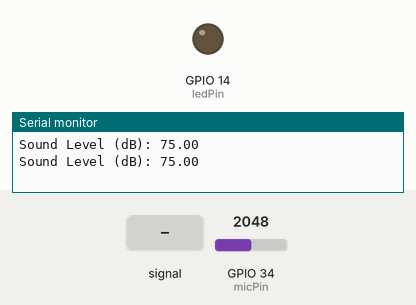
Simulated run of this sketch. Board: ESP32. Shown: output pins drawn as LEDs (lit = HIGH), the last lines printed to the serial monitor. Inputs (shaded band) come from the test bench; at power-on: GPIO 34 (micPin) = 2048.

Above: at 1.8 s.
1.9 s: GPIO 34 (micPin) fed a 200 Hz sine of ±1023 counts around its level
At 3.0 s:
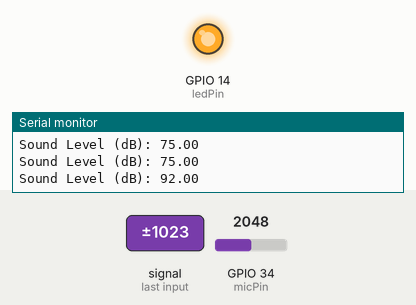
3.5 s: GPIO 34 (micPin) set to 2866
5.0 s: GPIO 34 (micPin) set to 2602
6.5 s: GPIO 34 (micPin) set to 2518
At 8.1 s:
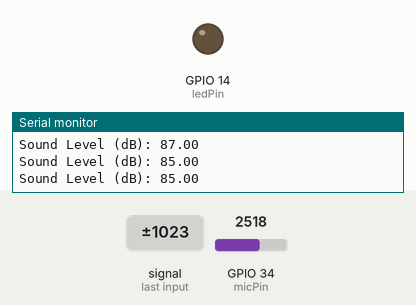
Timing chart, 0 to 9.5 s (numbered marks = the images above; inputs shaded):
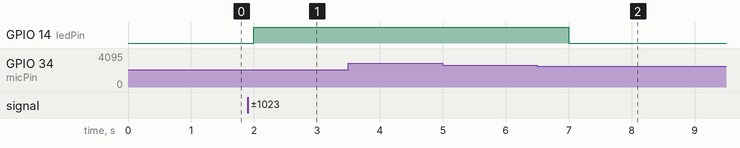

Measured:
- after the input at 1.9 s, GPIO 14 (ledPin): LOW → HIGH after 0.10 s
- after the input at 6.5 s, GPIO 14 (ledPin): HIGH → LOW after 0.50 s

The sketch:

sensor_code_5.ino
```cpp
const int micPin = 34;      // Analog input from sound sensor
const int ledPin = 14;      // Red LED output
int threshold = 85;         // dB limit for visual alert

void setup() {
  Serial.begin(115200);
  pinMode(ledPin, OUTPUT);
}

void loop() {
  int raw = analogRead(micPin);  // Read analog value
  float dB = map(raw, 0, 4095, 30, 120);  // Approximate conversion to dB

  Serial.print("Sound Level (dB): ");
  Serial.println(dB);

  if (dB > threshold) {
    digitalWrite(ledPin, HIGH);  // Turn on LED
  } else {
    digitalWrite(ledPin, LOW);   // Turn off LED
  }

  delay(1000);  // Read every second
}
```
